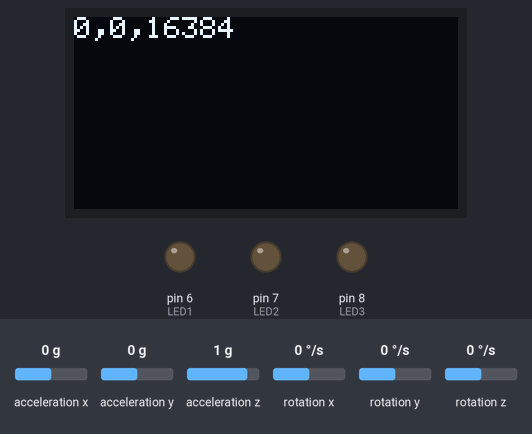
Bench run of a sketch on a simulated Arduino Uno, built with avr-gcc and run on an emulated ATmega328P. Parts: 128×64 one-colour display, output pins drawn as LEDs (lit = HIGH). Inputs (shaded band) come from the test bench; at power-on: acceleration x 0 g, acceleration y 0 g, acceleration z 1 g, rotation x 0 °/s, rotation y 0 °/s, rotation z 0 °/s.

Above: at 1.2 s.
1.3 s: acceleration x set to -1.4 g
At 3.2 s:
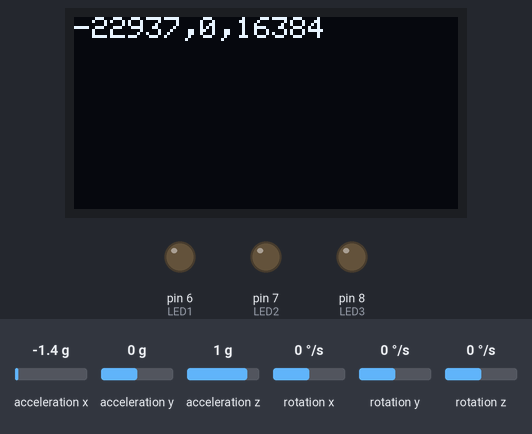
3.6 s: acceleration y set to -1.4 g
At 4.7 s:
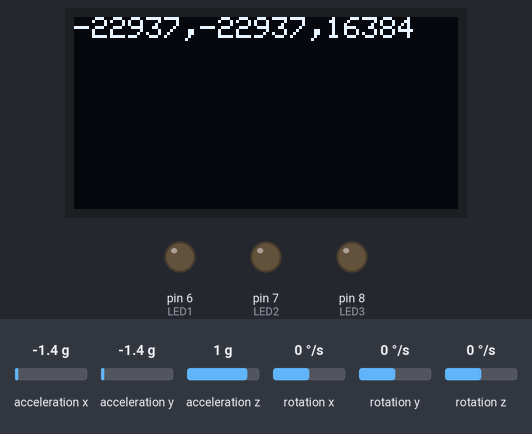
5.9 s: acceleration z set to -1.4 g
At 7.4 s:
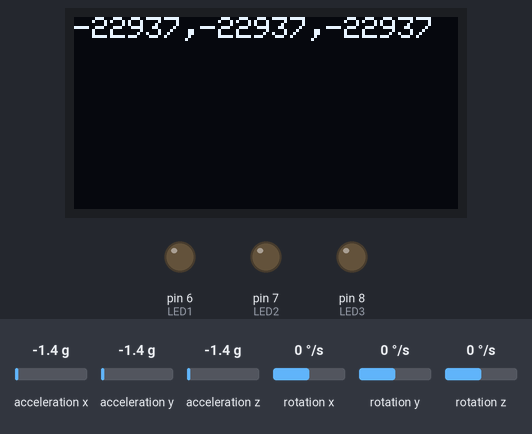
8.2 s: acceleration x set to -0.8 g
At 10.5 s:
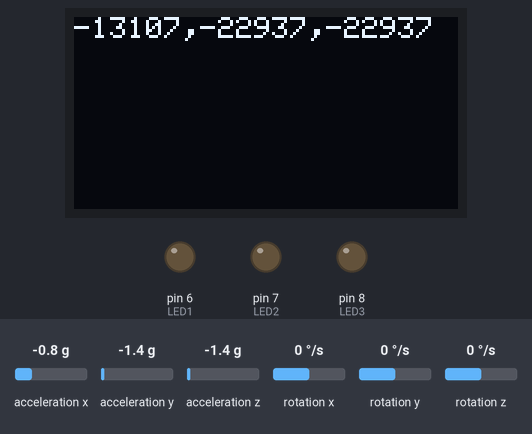
Timing chart, 0 to 12.0 s (numbered marks = the images above; inputs shaded):
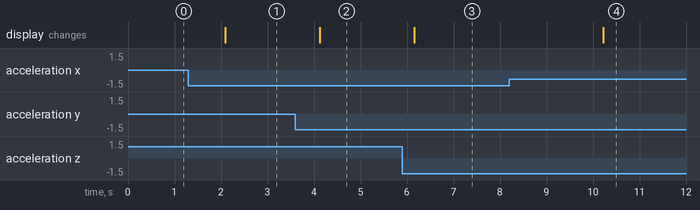

The sketch:

accel_test.ino
```cpp
#include <time.h>
#include <SPI.h>
#include <Wire.h>
#include <Adafruit_GFX.h>
#include <Adafruit_SSD1306.h>
#include "MPU6050.h"


#define START_BUTTON 4
#define LED1 6
#define LED2 7
#define LED3 8

#define WIDTH 128
#define HEIGHT 64

Adafruit_SSD1306 display(WIDTH, HEIGHT, &Wire, -1);
MPU6050 accelgyro; // IMU object

enum commands {TwistIt, PourIt, RipIt};

// initialize input time and score
float inputTime = 2;
int score = 0;

int rand_seed_counter;

void setup() {
  // set up serial output to test code
  Serial.begin(9600);

  rand_seed_counter = 0;

  // initialize digital pin LED_BUILTIN as an output.
  pinMode(LED1, OUTPUT);
  pinMode(LED2, OUTPUT);
  pinMode(LED3, OUTPUT);

  // start button
  pinMode(START_BUTTON, INPUT);

  // setup OLED display
  if(!display.begin(SSD1306_SWITCHCAPVCC, 0x3C))
  {
    Serial.println(F("SSD1306 allocation failed"));
    while(true);
  }

  display.setTextSize(1);
  display.setTextColor(WHITE);

  accelgyro.initialize(); // init accelgyro


}

void display_command_and_score_to_oled(String command) {
  // write command to OLED
  display.clearDisplay();
  display.setCursor(10, 10);
  display.println("score = " + String(score));
  display.println(command);
  display.display();
}

int16_t ax, ay, az;
int16_t gx, gy, gz;
int16_t prev_gx, prev_gy, prev_gz;

void loop() {

  accelgyro.getMotion6(&ax, &ay, &az, &gx, &gy, &gz);
  //accelgyro.getRotation(&gx, &gy, &gz);

  // keep increasing the rand seed counter until start is pressed. This will add a randomness effect
  // because we don't have an RTC to keep track of time.
  display.clearDisplay();
  display.setCursor(0, 0);
  display.print(ax);
  display.print(",");
  display.print(ay);
  display.print(",");
  display.println(az);
  // display.print(gx);
  // display.print(",");
  // display.print(gy);
  // display.print(",");
  // display.println(gz);
  display.setCursor(0,0);
  display.display();

  delay(2*1000);
}
```

Measured:
- after the input at 1.3 s, the display: changes after 0.79 s (image 1)
- after the input at 3.6 s, the display: changes after 0.53 s (image 2)
- after the input at 5.9 s, the display: changes after 0.26 s (image 3)
- after the input at 8.2 s, the display: changes after 2.0 s (image 4)
